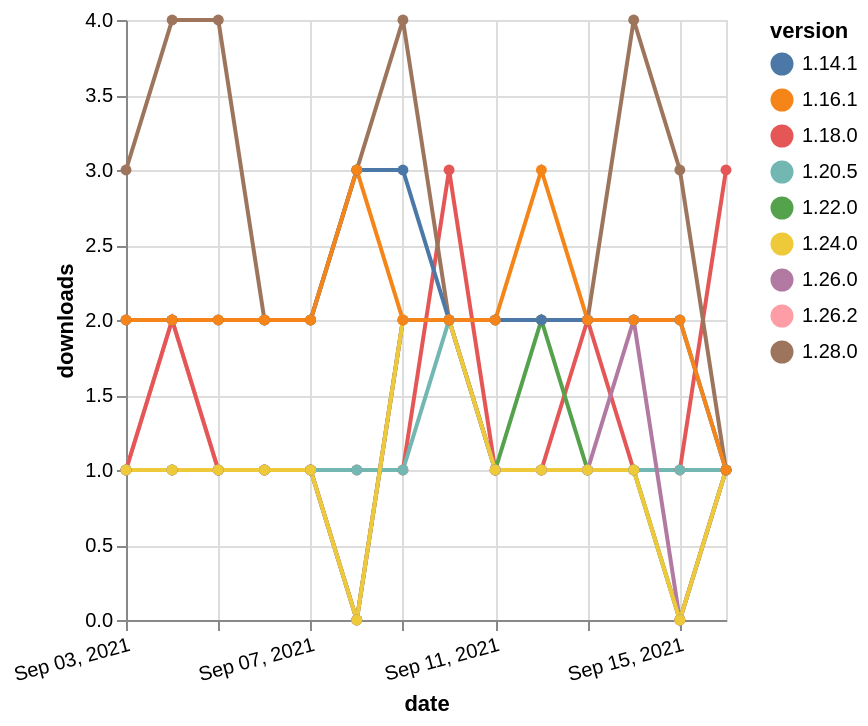

Vega-Lite specification for this chart:
### Vega-Lite specification from a JSON file in a GitHub repository (floating-point values rounded to 4 significant figures)
{"$schema": "https://vega.github.io/schema/vega-lite/v5.json", "description": "A simple bar chart with embedded data.", "data": {"values": [{"date": "2021-09-03", "total": 157, "delta": 1, "version": "1.26.2"}, {"date": "2021-09-04", "total": 159, "delta": 2, "version": "1.26.2"}, {"date": "2021-09-05", "total": 160, "delta": 1, "version": "1.26.2"}, {"date": "2021-09-06", "total": 161, "delta": 1, "version": "1.26.2"}, {"date": "2021-09-07", "total": 162, "delta": 1, "version": "1.26.2"}, {"date": "2021-09-08", "total": 162, "delta": 0, "version": "1.26.2"}, {"date": "2021-09-09", "total": 164, "delta": 2, "version": "1.26.2"}, {"date": "2021-09-10", "total": 166, "delta": 2, "version": "1.26.2"}, {"date": "2021-09-11", "total": 167, "delta": 1, "version": "1.26.2"}, {"date": "2021-09-12", "total": 168, "delta": 1, "version": "1.26.2"}, {"date": "2021-09-13", "total": 169, "delta": 1, "version": "1.26.2"}, {"date": "2021-09-14", "total": 170, "delta": 1, "version": "1.26.2"}, {"date": "2021-09-15", "total": 170, "delta": 0, "version": "1.26.2"}, {"date": "2021-09-16", "total": 171, "delta": 1, "version": "1.26.2"}, {"date": "2021-09-03", "total": 446, "delta": 1, "version": "1.18.0"}, {"date": "2021-09-04", "total": 448, "delta": 2, "version": "1.18.0"}, {"date": "2021-09-05", "total": 449, "delta": 1, "version": "1.18.0"}, {"date": "2021-09-06", "total": 450, "delta": 1, "version": "1.18.0"}, {"date": "2021-09-07", "total": 451, "delta": 1, "version": "1.18.0"}, {"date": "2021-09-08", "total": 452, "delta": 1, "version": "1.18.0"}, {"date": "2021-09-09", "total": 453, "delta": 1, "version": "1.18.0"}, {"date": "2021-09-10", "total": 456, "delta": 3, "version": "1.18.0"}, {"date": "2021-09-11", "total": 457, "delta": 1, "version": "1.18.0"}, {"date": "2021-09-12", "total": 458, "delta": 1, "version": "1.18.0"}, {"date": "2021-09-13", "total": 460, "delta": 2, "version": "1.18.0"}, {"date": "2021-09-14", "total": 461, "delta": 1, "version": "1.18.0"}, {"date": "2021-09-15", "total": 462, "delta": 1, "version": "1.18.0"}, {"date": "2021-09-16", "total": 465, "delta": 3, "version": "1.18.0"}, {"date": "2021-09-03", "total": 425, "delta": 1, "version": "1.22.0"}, {"date": "2021-09-04", "total": 426, "delta": 1, "version": "1.22.0"}, {"date": "2021-09-05", "total": 427, "delta": 1, "version": "1.22.0"}, {"date": "2021-09-06", "total": 428, "delta": 1, "version": "1.22.0"}, {"date": "2021-09-07", "total": 429, "delta": 1, "version": "1.22.0"}, {"date": "2021-09-08", "total": 429, "delta": 0, "version": "1.22.0"}, {"date": "2021-09-09", "total": 431, "delta": 2, "version": "1.22.0"}, {"date": "2021-09-10", "total": 433, "delta": 2, "version": "1.22.0"}, {"date": "2021-09-11", "total": 434, "delta": 1, "version": "1.22.0"}, {"date": "2021-09-12", "total": 436, "delta": 2, "version": "1.22.0"}, {"date": "2021-09-13", "total": 437, "delta": 1, "version": "1.22.0"}, {"date": "2021-09-14", "total": 438, "delta": 1, "version": "1.22.0"}, {"date": "2021-09-15", "total": 438, "delta": 0, "version": "1.22.0"}, {"date": "2021-09-16", "total": 439, "delta": 1, "version": "1.22.0"}, {"date": "2021-09-03", "total": 216, "delta": 1, "version": "1.20.5"}, {"date": "2021-09-04", "total": 217, "delta": 1, "version": "1.20.5"}, {"date": "2021-09-05", "total": 218, "delta": 1, "version": "1.20.5"}, {"date": "2021-09-06", "total": 219, "delta": 1, "version": "1.20.5"}, {"date": "2021-09-07", "total": 220, "delta": 1, "version": "1.20.5"}, {"date": "2021-09-08", "total": 221, "delta": 1, "version": "1.20.5"}, {"date": "2021-09-09", "total": 222, "delta": 1, "version": "1.20.5"}, {"date": "2021-09-10", "total": 224, "delta": 2, "version": "1.20.5"}, {"date": "2021-09-11", "total": 225, "delta": 1, "version": "1.20.5"}, {"date": "2021-09-12", "total": 226, "delta": 1, "version": "1.20.5"}, {"date": "2021-09-13", "total": 227, "delta": 1, "version": "1.20.5"}, {"date": "2021-09-14", "total": 228, "delta": 1, "version": "1.20.5"}, {"date": "2021-09-15", "total": 229, "delta": 1, "version": "1.20.5"}, {"date": "2021-09-16", "total": 230, "delta": 1, "version": "1.20.5"}, {"date": "2021-09-03", "total": 247, "delta": 3, "version": "1.28.0"}, {"date": "2021-09-04", "total": 251, "delta": 4, "version": "1.28.0"}, {"date": "2021-09-05", "total": 255, "delta": 4, "version": "1.28.0"}, {"date": "2021-09-06", "total": 257, "delta": 2, "version": "1.28.0"}, {"date": "2021-09-07", "total": 259, "delta": 2, "version": "1.28.0"}, {"date": "2021-09-08", "total": 262, "delta": 3, "version": "1.28.0"}, {"date": "2021-09-09", "total": 266, "delta": 4, "version": "1.28.0"}, {"date": "2021-09-10", "total": 268, "delta": 2, "version": "1.28.0"}, {"date": "2021-09-11", "total": 270, "delta": 2, "version": "1.28.0"}, {"date": "2021-09-12", "total": 272, "delta": 2, "version": "1.28.0"}, {"date": "2021-09-13", "total": 274, "delta": 2, "version": "1.28.0"}, {"date": "2021-09-14", "total": 278, "delta": 4, "version": "1.28.0"}, {"date": "2021-09-15", "total": 281, "delta": 3, "version": "1.28.0"}, {"date": "2021-09-16", "total": 282, "delta": 1, "version": "1.28.0"}, {"date": "2021-09-03", "total": 179, "delta": 1, "version": "1.26.0"}, {"date": "2021-09-04", "total": 180, "delta": 1, "version": "1.26.0"}, {"date": "2021-09-05", "total": 181, "delta": 1, "version": "1.26.0"}, {"date": "2021-09-06", "total": 182, "delta": 1, "version": "1.26.0"}, {"date": "2021-09-07", "total": 183, "delta": 1, "version": "1.26.0"}, {"date": "2021-09-08", "total": 183, "delta": 0, "version": "1.26.0"}, {"date": "2021-09-09", "total": 185, "delta": 2, "version": "1.26.0"}, {"date": "2021-09-10", "total": 187, "delta": 2, "version": "1.26.0"}, {"date": "2021-09-11", "total": 188, "delta": 1, "version": "1.26.0"}, {"date": "2021-09-12", "total": 189, "delta": 1, "version": "1.26.0"}, {"date": "2021-09-13", "total": 190, "delta": 1, "version": "1.26.0"}, {"date": "2021-09-14", "total": 192, "delta": 2, "version": "1.26.0"}, {"date": "2021-09-15", "total": 192, "delta": 0, "version": "1.26.0"}, {"date": "2021-09-16", "total": 193, "delta": 1, "version": "1.26.0"}, {"date": "2021-09-03", "total": 189, "delta": 1, "version": "1.24.0"}, {"date": "2021-09-04", "total": 190, "delta": 1, "version": "1.24.0"}, {"date": "2021-09-05", "total": 191, "delta": 1, "version": "1.24.0"}, {"date": "2021-09-06", "total": 192, "delta": 1, "version": "1.24.0"}, {"date": "2021-09-07", "total": 193, "delta": 1, "version": "1.24.0"}, {"date": "2021-09-08", "total": 193, "delta": 0, "version": "1.24.0"}, {"date": "2021-09-09", "total": 195, "delta": 2, "version": "1.24.0"}, {"date": "2021-09-10", "total": 197, "delta": 2, "version": "1.24.0"}, {"date": "2021-09-11", "total": 198, "delta": 1, "version": "1.24.0"}, {"date": "2021-09-12", "total": 199, "delta": 1, "version": "1.24.0"}, {"date": "2021-09-13", "total": 200, "delta": 1, "version": "1.24.0"}, {"date": "2021-09-14", "total": 201, "delta": 1, "version": "1.24.0"}, {"date": "2021-09-15", "total": 201, "delta": 0, "version": "1.24.0"}, {"date": "2021-09-16", "total": 202, "delta": 1, "version": "1.24.0"}, {"date": "2021-09-03", "total": 2386, "delta": 2, "version": "1.14.1"}, {"date": "2021-09-04", "total": 2388, "delta": 2, "version": "1.14.1"}, {"date": "2021-09-05", "total": 2390, "delta": 2, "version": "1.14.1"}, {"date": "2021-09-06", "total": 2392, "delta": 2, "version": "1.14.1"}, {"date": "2021-09-07", "total": 2394, "delta": 2, "version": "1.14.1"}, {"date": "2021-09-08", "total": 2397, "delta": 3, "version": "1.14.1"}, {"date": "2021-09-09", "total": 2400, "delta": 3, "version": "1.14.1"}, {"date": "2021-09-10", "total": 2402, "delta": 2, "version": "1.14.1"}, {"date": "2021-09-11", "total": 2404, "delta": 2, "version": "1.14.1"}, {"date": "2021-09-12", "total": 2406, "delta": 2, "version": "1.14.1"}, {"date": "2021-09-13", "total": 2408, "delta": 2, "version": "1.14.1"}, {"date": "2021-09-14", "total": 2410, "delta": 2, "version": "1.14.1"}, {"date": "2021-09-15", "total": 2412, "delta": 2, "version": "1.14.1"}, {"date": "2021-09-16", "total": 2413, "delta": 1, "version": "1.14.1"}, {"date": "2021-09-03", "total": 2288, "delta": 2, "version": "1.16.1"}, {"date": "2021-09-04", "total": 2290, "delta": 2, "version": "1.16.1"}, {"date": "2021-09-05", "total": 2292, "delta": 2, "version": "1.16.1"}, {"date": "2021-09-06", "total": 2294, "delta": 2, "version": "1.16.1"}, {"date": "2021-09-07", "total": 2296, "delta": 2, "version": "1.16.1"}, {"date": "2021-09-08", "total": 2299, "delta": 3, "version": "1.16.1"}, {"date": "2021-09-09", "total": 2301, "delta": 2, "version": "1.16.1"}, {"date": "2021-09-10", "total": 2303, "delta": 2, "version": "1.16.1"}, {"date": "2021-09-11", "total": 2305, "delta": 2, "version": "1.16.1"}, {"date": "2021-09-12", "total": 2308, "delta": 3, "version": "1.16.1"}, {"date": "2021-09-13", "total": 2310, "delta": 2, "version": "1.16.1"}, {"date": "2021-09-14", "total": 2312, "delta": 2, "version": "1.16.1"}, {"date": "2021-09-15", "total": 2314, "delta": 2, "version": "1.16.1"}, {"date": "2021-09-16", "total": 2315, "delta": 1, "version": "1.16.1"}]}, "width": "container", "mark": {"type": "line", "point": {"filled": true}}, "encoding": {"x": {"field": "date", "type": "temporal", "timeUnit": "yearmonthdate", "title": "date", "axis": {"labelAngle": -15}}, "y": {"field": "delta", "type": "quantitative", "title": "downloads"}, "color": {"field": "version", "type": "nominal"}, "tooltip": {"field": "delta"}}}
